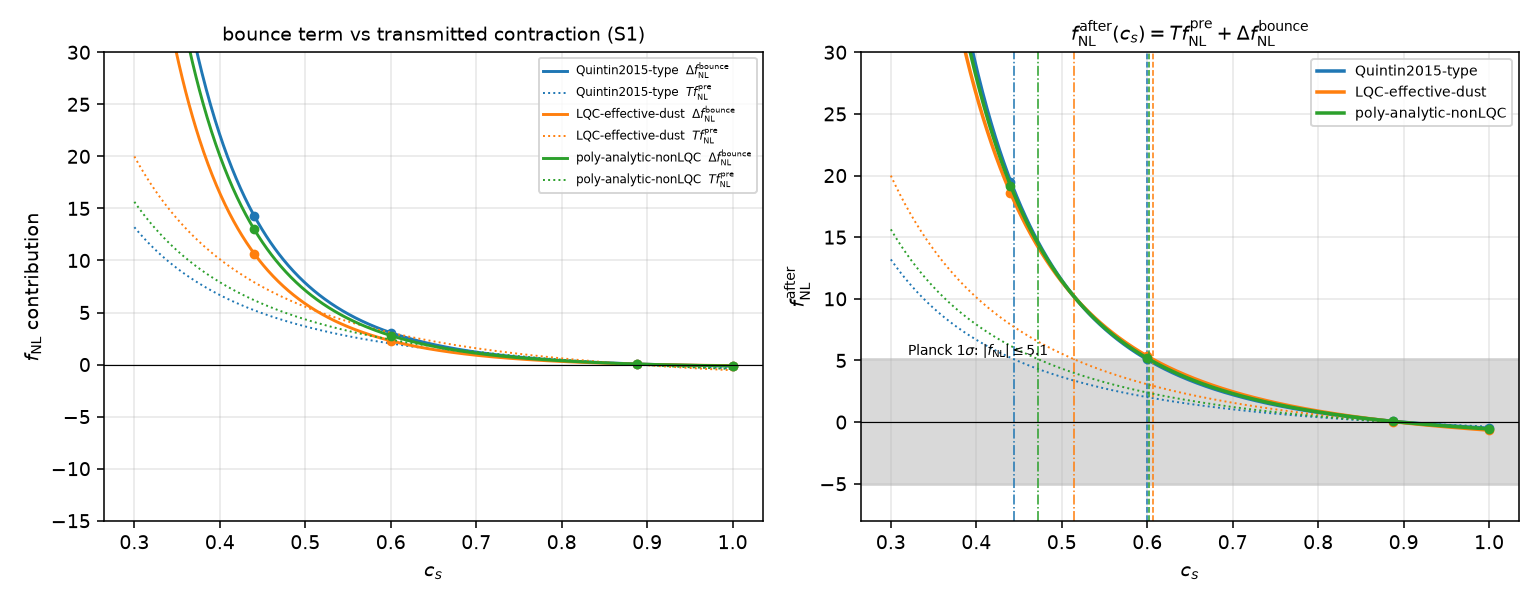

Generate this figure with Python:
#!/usr/bin/env python3
"""Ledger row 18(b) / A3-cs-bounce: c_s-dependence of the bounce's own cubic term.

Question: row 14 evaluated the joint (r, f_NL) window with f_NL^pre(c_s) =
-165/16 + 65/(8 c_s^2), a c_s-independent transmission T, and the bounce's own
cubic contribution frozen at its c_s = 1 value.  This lane carries the SAME c_s
through the bounce vertices, so that

    f_NL^after(c_s) = T * f_NL^pre(c_s) + Delta f_NL^bounce(c_s).

Scheme S1 (geometric): z = a exactly, so z''/z = a''/a is c_s-independent and the
Mukhanov-Sasaki equation is mu'' + (c_s^2 k^2 - a''/a) mu = 0.  c_s therefore enters
the S1 MODE FUNCTIONS ONLY through the sound horizon: the problem at physical
wavenumber k with sound speed c_s IS the c_s = 1 problem at wavenumber k_s = c_s k,
and the Bunch-Davies normalisation |v| -> 1/sqrt(2 c_s k) is exactly what the
Wronskian condition Im(v* v') = -1/2 gives for that equation (no extra 1/sqrt(c_s)).
Implemented literally: mode functions are evolved at k_s = c_s k while every momentum
kernel and dot product uses the PHYSICAL k.

c_s enters everywhere else through the lane (a) vertex coefficients, kept exactly as
tabulated, with the S1 substitutions eps -> eps_eff = 1/2, eta_sr -> 0, s -> 0
(constant c_s), lambda -> 0.  This is the c_s extension of lane (a) assumption (A3).

Nothing here is tuned.  The c_s = 1 gate must reproduce the lane (b) totals.
"""
import json
import os
import sys
import time

import numpy as np
from scipy.optimize import brentq

HERE = os.path.dirname(os.path.abspath(__file__))
sys.path.insert(0, os.path.join(HERE, ".."))
sys.path.insert(0, os.path.join(HERE, "..", "lane_b_numerical"))
import a2_transmission_linear as a2                      # noqa: E402
import bounce_cubic_inin as lb                           # noqa: E402

LOG = os.path.join(HERE, "row18b_cs_bounce_cubic.log")
JSON_OUT = os.path.join(HERE, "results.json")
_lines = []


def log(m=""):
    print(m)
    _lines.append(m)


EPS = 0.5          # S1 eps_eff
KT_REF = 1e-3      # k eta_B
SQUEEZE = 0.02
CS_GRID = [0.44, 0.6, 0.8876, 1.0]
PLANCK_1SIG = 5.1
FNL_PRE_C1 = -165.0 / 16.0
FNL_PRE_C2 = 65.0 / 8.0


def fnl_pre(cs):
    """Row 14 / Li+2016 Eq. (4.19) isoceles squeezed limit."""
    return FNL_PRE_C1 + FNL_PRE_C2 / cs ** 2


# ---- S1 vertex coefficients with c_s retained (lane (a) table, eps -> 1/2) ----
def coeffs(a, aH, cs):
    c2, c4 = cs ** 2, cs ** 4
    return {
        "V1": -aH * EPS * (1.0 / c2 - 1.0 / c4) + 0.0 * a,          # -a^3/H * Sigma(1-1/c_s^2)
        "V2": a ** 2 * EPS * (EPS - 3.0 + 3.0 * c2) / c4,
        "V3": EPS * (EPS + 1.0 - c2) / c2 + 0.0 * a,
        "V4": -2.0 * a ** 2 * EPS ** 2 / c4,
        "V5": 0.0 * a,
        "V6": a ** 2 * EPS ** 3 / (2.0 * c4),
        "V7": a ** 2 * EPS ** 3 / (4.0 * c4),
    }


def redef_F(a, H, cs):
    return {"R1": 0.0, "R2": 1.0 / (cs ** 2 * H),
            "R3": 1.0 / (4.0 * a ** 2 * H ** 2), "R4": EPS / (2.0 * cs ** 2 * H)}


def vertex_fnl_cs(bg, modes, ks, D, e1, e2, eta_star, cs, npts=4001):
    """Bulk in-in f_NL per vertex, lane (b) conventions, coefficients at general c_s."""
    eta = np.linspace(e1, e2, npts)
    a = bg["af"](eta)
    aH = bg["af"].derivative()(eta) / a                       # a H = a'/a
    z, dz = zip(*[m.zeta_dz(eta) for m in modes])
    zs = [m.zeta_dz(eta_star)[0] for m in modes]
    pref = zs[0] * zs[1] * zs[2]
    P = [float(abs(v) ** 2) for v in zs]
    Psum = P[0] * P[1] + P[0] * P[2] + P[1] * P[2]
    cc = coeffs(a, aH, cs)
    out = {}
    for name, V in lb.VERTICES.items():
        tot = np.zeros_like(eta, dtype=complex)
        for (i, j, l) in lb.PERMS:
            amp = np.ones_like(eta, dtype=complex)
            for slot, leg in zip(V["slots"], (i, j, l)):
                amp = amp * (np.conj(z[leg]) if slot == "z" else np.conj(dz[leg]))
            tot = tot + V["kern"](i, j, l, ks, D) * amp
        B = -2.0 * float(np.imag(pref * lb._simps_c(cc[name] * tot, eta)))
        out[name] = 5.0 / 6.0 * B / Psum
    return out, Psum


def redef_fnl_cs(bg, modes, ks, D, eta_star, cs):
    a = float(bg["af"](eta_star))
    H = float(bg["af"].derivative()(eta_star)) / a ** 2
    vals = [m.zeta_dz(eta_star) for m in modes]
    Q = {}
    for i, (z, dz) in enumerate(vals):
        Q[("z", i)] = float(abs(z) ** 2)
        Q[("d", i)] = float(np.real(dz / a * np.conj(z)))
    P = [Q[("z", i)] for i in range(3)]
    Psum = P[0] * P[1] + P[0] * P[2] + P[1] * P[2]
    FF = redef_F(a, H, cs)
    out = {}
    for name, R in lb.REDEF.items():
        B = 0.0
        for c in range(3):
            p, q = [x for x in range(3) if x != c]
            for (pp, qq) in [(p, q), (q, p)]:
                B += FF[name] * R["kern"](c, pp, qq, ks, D) \
                     * Q[(R["slots"][0], pp)] * Q[(R["slots"][1], qq)]
        out[name] = 5.0 / 6.0 * B / Psum
    return out


def dfnl_bounce(bg, cs, kt=KT_REF, npts=4001):
    """Delta f_NL^bounce at sound speed cs; modes at k_s = cs*k, kernels at k."""
    eB = bg["eta_B"]
    k = kt / eB
    ks = np.array([SQUEEZE * k, k, k])
    D = lb._dots(*ks)
    eta_far = min(0.9 * bg["eta_far"], 300.0 * eB)
    modes = [lb.Modes(bg, cs * kk, eta_far) for kk in ks]
    assert all(m.ev["success"] for m in modes)
    wr = [m.wronskian(0.0) for m in modes]
    esf = min(150.0, 0.05 / (cs * kt), 0.85 * eta_far / eB)
    eta_star = esf * eB
    fv, _ = vertex_fnl_cs(bg, modes, ks, D, -eB, eB, eta_star, cs, npts=npts)
    fr = redef_fnl_cs(bg, modes, ks, D, eta_star, cs)
    return dict(cs=cs, vertices=fv, redefinition=fr, bulk=float(sum(fv.values())),
                redef=float(sum(fr.values())), total=float(sum(fv.values()) + sum(fr.values())),
                wronskian=[float(w) for w in wr], eta_star_over_etaB=float(esf),
                cs_k_eta_star=float(cs * k * eta_star))


def main():
    t0 = time.time()
    log("=" * 78)
    log("Row 18(b) A3-cs-bounce: Delta f_NL^bounce(c_s) in scheme S1   (2026-09-04)")
    log("=" * 78)
    log("S1: z = a  =>  mu'' + (c_s^2 k^2 - a''/a) mu = 0; c_s enters the mode functions ONLY")
    log("through the sound horizon (modes evolved at k_s = c_s k, kernels at physical k).")
    log("Vertices: lane (a) table with eps -> 1/2, eta_sr -> 0, s -> 0, lambda -> 0, c_s kept.")
    log(f"Configuration: squeezed isoceles k1 = {SQUEEZE} k, k eta_B = {KT_REF}.")

    GATE = {"quintin": -0.139818, "lqc": -0.104311, "poly": -0.127111}
    bgs = {"quintin": a2.bg_quintin(dtB=1.0), "lqc": a2.bg_lqc(), "poly": a2.bg_poly(eta_b=1.0)}
    out = {"date": "2026-09-04", "row": "18(b) A3-cs-bounce",
           "scheme": "S1 (geometric, z = a, eps_eff = 1/2, eta_sr = 0, s = 0, lambda = 0; c_s retained)",
           "cs_entry": ("mode functions: only via c_s^2 k^2 (sound horizon), implemented as "
                        "k -> c_s k with the same Wronskian normalisation Im(v* v') = -1/2, "
                        "which is exactly the BD |v| -> 1/sqrt(2 c_s k); vertices: lane (a) "
                        "coefficients with c_s retained; boundary terms R2, R4 carry 1/c_s^2"),
           "fnl_pre": "f_NL^pre(c_s) = -165/16 + 65/(8 c_s^2)  (row 14 / Li+2016 Eq. 4.19)",
           "r_of_cs": "r = 16 eps c_s = 24 c_s  (row 14)",
           "cs_grid": CS_GRID, "k_etaB": KT_REF, "gate_cs1": GATE, "backgrounds": {}}

    for bkey, bg in bgs.items():
        eB, Ii = bg["eta_B"], bg["I_inf"]
        rho_B = abs(float(bg["Jf"](-eB))) / Ii
        T = 0.5 * (1.0 - rho_B)
        log(f"\n{'=' * 74}\n[{bg['label']}]  eta_B={eB:.6g}  rho_B={rho_B:.6f}  T_fNL={T:.6f}")
        brec = dict(label=bg["label"], eta_B=float(eB), rho_B=float(rho_B), T_fNL=float(T),
                    cs_scan=[])
        # --- c_s = 1 regression gate against lane (b) ---
        g = dfnl_bounce(bg, 1.0)
        rel = abs(g["total"] - GATE[bkey]) / abs(GATE[bkey])
        log(f"  [gate c_s=1] total = {g['total']:+.6f} vs lane (b) {GATE[bkey]:+.6f}  "
            f"(rel {rel:.2e})  Wronskian {np.mean(g['wronskian']):+.8f}")
        assert rel < 2e-3, f"c_s=1 gate FAILED for {bkey}: {g['total']} vs {GATE[bkey]}"
        brec["gate_cs1"] = dict(computed=g["total"], reference=GATE[bkey], rel_diff=float(rel))

        for cs in CS_GRID:
            r = dfnl_bounce(bg, cs)
            fpre = fnl_pre(cs)
            r["fnl_pre"] = float(fpre)
            r["T_fnl_pre"] = float(T * fpre)
            r["fnl_after"] = float(T * fpre + r["total"])
            r["r_tensor"] = float(24.0 * cs)
            # analytic V2 scaling check: c_V2(c_s)/c_V2(1) = (6 c_s^2 - 5)/c_s^4
            r["V2_scaling_analytic"] = float((6.0 * cs ** 2 - 5.0) / cs ** 4)
            r["V2_scaling_numeric"] = float(r["vertices"]["V2"] / g["vertices"]["V2"])
            brec["cs_scan"].append(r)
            log(f"  c_s = {cs:<7g} Delta f_NL^bounce = {r['total']:+.6g}   "
                f"(V2 {r['vertices']['V2']:+.6g}, V1 {r['vertices']['V1']:+.3g}, "
                f"V4 {r['vertices']['V4']:+.3g}, V6+V7 {r['vertices']['V6'] + r['vertices']['V7']:+.3g})")
            log(f"              f_NL^pre = {fpre:+.6g}  T*f_NL^pre = {T * fpre:+.6g}  "
                f"=> f_NL^after = {r['fnl_after']:+.6g}   r = {24 * cs:.4g}")
            log(f"              V2 coefficient scaling: numeric {r['V2_scaling_numeric']:+.6f} vs "
                f"analytic (6c_s^2-5)/c_s^4 = {r['V2_scaling_analytic']:+.6f}")

        # --- the boundary: |f_NL^after| = 5.1, with and without the bounce term ---
        D1 = g["total"]

        def f_after_model(cs):
            return T * fnl_pre(cs) + D1 * (6.0 * cs ** 2 - 5.0) / cs ** 4

        def f_after_row14(cs):
            return T * fnl_pre(cs)

        bnd = {}
        for tag, fn in (("with_bounce_term", f_after_model), ("row14_no_bounce_cs", f_after_row14)):
            try:
                cmin = brentq(lambda c: abs(fn(c)) - PLANCK_1SIG, 0.05, 0.999999, xtol=1e-12)
            except ValueError:
                cmin = float("nan")
            bnd[tag] = dict(cs_min=float(cmin), r_min=float(24.0 * cmin),
                            r_over_bk=float(24.0 * cmin / 0.036))
            log(f"  [window] |f_NL^after| <= {PLANCK_1SIG} ({tag}): c_s >= {cmin:.6f}  "
                f"=> r >= {24 * cmin:.4f}  ({24 * cmin / 0.036:.1f} x BICEP/Keck)")
        # sign flip of the full f_NL^after
        try:
            zc = brentq(f_after_model, 0.5, 0.999999, xtol=1e-12)
        except ValueError:
            zc = float("nan")
        bnd["zero_crossing_cs"] = float(zc)
        log(f"  [window] f_NL^after changes sign at c_s = {zc:.6f} "
            f"(row 14, f_NL^pre alone: 0.887567)")
        # at the tensor-viable c_s
        cs_t = 1.5e-3
        bnd["at_tensor_viable_cs"] = dict(
            cs=cs_t, r=24 * cs_t, fnl_after_row14=float(f_after_row14(cs_t)),
            fnl_after_with_bounce=float(f_after_model(cs_t)),
            bounce_term=float(D1 * (6 * cs_t ** 2 - 5) / cs_t ** 4))
        log(f"  [tensor-viable c_s = {cs_t:g}, r = 0.036]  row 14 f_NL^after = "
            f"{f_after_row14(cs_t):.4g}; with the bounce term = {f_after_model(cs_t):.4g}")
        brec["boundary"] = bnd
        brec["model"] = ("f_NL^after(c_s) = T (-165/16 + 65/(8c_s^2)) + Delta_1 (6c_s^2-5)/c_s^4, "
                         f"Delta_1 = Delta f_NL^bounce(c_s=1) = {D1:.6f} (V2-dominated, 99.97%)")
        out["backgrounds"][bkey] = brec

    out["headline"] = {
        b: dict(cs_min_row14=r["boundary"]["row14_no_bounce_cs"]["cs_min"],
                cs_min_with_bounce=r["boundary"]["with_bounce_term"]["cs_min"],
                r_min_row14=r["boundary"]["row14_no_bounce_cs"]["r_min"],
                r_min_with_bounce=r["boundary"]["with_bounce_term"]["r_min"])
        for b, r in out["backgrounds"].items()}
    out["validity"] = ("super-Hubble k eta_B << 1; constant c_s across contraction, bounce and "
                       "post-bounce; S1 scheme assumption (A3) extended to c_s != 1 (vertex eps -> "
                       "eps_eff = 1/2 while c_s is retained exactly); P(X,phi) cubic action only; "
                       "first-order in-in; f_NL^pre inherits Li+2016's kinetic sector (row 14 sec 2)")
    log(f"\nDONE ({time.time() - t0:.1f} s)")
    with open(JSON_OUT, "w") as fh:
        json.dump(out, fh, indent=2)
    with open(LOG, "w") as fh:
        fh.write("\n".join(_lines) + "\n")
    make_figure(out)


def make_figure(out):
    import matplotlib
    matplotlib.use("Agg")
    import matplotlib.pyplot as plt
    cs = np.linspace(0.30, 1.0, 700)
    fig, axes = plt.subplots(1, 2, figsize=(11.0, 4.3))
    cols = {"quintin": "C0", "lqc": "C1", "poly": "C2"}
    for b, rec in out["backgrounds"].items():
        T, D1 = rec["T_fNL"], rec["gate_cs1"]["computed"]
        dB = D1 * (6 * cs ** 2 - 5) / cs ** 4
        pre = T * (FNL_PRE_C1 + FNL_PRE_C2 / cs ** 2)
        axes[0].plot(cs, dB, color=cols[b], label=rf"{rec['label']}  $\Delta f_{{\rm NL}}^{{\rm bounce}}$")
        axes[0].plot(cs, pre, color=cols[b], ls=":", lw=1, label=rf"{rec['label']}  $T f_{{\rm NL}}^{{\rm pre}}$")
        axes[1].plot(cs, pre + dB, color=cols[b], lw=1.8, label=rec["label"])
        axes[1].plot(cs, pre, color=cols[b], ls=":", lw=1)
        sc = [e for e in rec["cs_scan"]]
        axes[0].plot([e["cs"] for e in sc], [e["total"] for e in sc], "o", ms=4, color=cols[b])
        axes[1].plot([e["cs"] for e in sc], [e["fnl_after"] for e in sc], "o", ms=4, color=cols[b])
        axes[1].axvline(rec["boundary"]["with_bounce_term"]["cs_min"], color=cols[b], ls="--", lw=0.8)
        axes[1].axvline(rec["boundary"]["row14_no_bounce_cs"]["cs_min"], color=cols[b], ls="-.", lw=0.8)
    for ax, ttl in zip(axes, [r"bounce term vs transmitted contraction (S1)",
                              r"$f_{\rm NL}^{\rm after}(c_s)=T f_{\rm NL}^{\rm pre}+\Delta f_{\rm NL}^{\rm bounce}$"]):
        ax.set_xlabel(r"$c_s$"); ax.grid(alpha=0.3); ax.set_title(ttl, fontsize=10)
        ax.axhline(0, color="k", lw=0.6)
    axes[0].set_ylim(-15, 30); axes[0].set_ylabel(r"$f_{\rm NL}$ contribution")
    axes[0].legend(fontsize=6, ncol=1)
    axes[1].set_ylim(-8, 30); axes[1].set_ylabel(r"$f_{\rm NL}^{\rm after}$")
    axes[1].axhspan(-5.1, 5.1, color="0.85", zorder=0)
    axes[1].text(0.32, 5.4, r"Planck $1\sigma$: $|f_{\rm NL}|\leq5.1$", fontsize=7)
    axes[1].legend(fontsize=7)
    fig.tight_layout()
    fig.savefig(os.path.join(HERE, "row18b_cs_bounce_cubic.png"), dpi=140)


if __name__ == "__main__":
    main()
